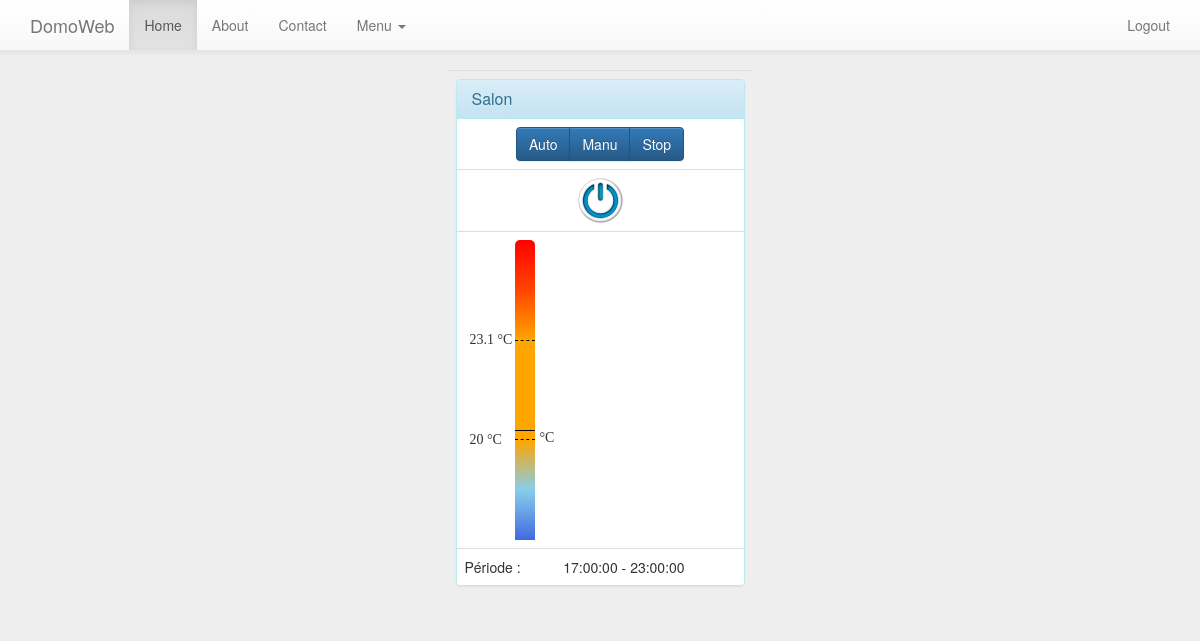
Page /index.php (signed in) on the committed database.
### tables this page shows
CREATE TABLE "mode" ("id" INTEGER PRIMARY KEY  AUTOINCREMENT  NOT NULL  UNIQUE , "libelle" VARCHAR, "cons" FLOAT, "max" FLOAT);

CREATE TABLE "periode" ("id" INTEGER PRIMARY KEY  AUTOINCREMENT  NOT NULL  UNIQUE , "jour" VARCHAR, "dateDebut" DATETIME, "dateFin" DATETIME, "heureDebut" DATETIME, "heureFin" DATETIME, "modeId" INTEGER);

### service/DataService.php (called while the page is built, shortened)
<?php
include_once $_SERVER ['DOCUMENT_ROOT'] . '/dao/ModeDAO.php';
include_once $_SERVER ['DOCUMENT_ROOT'] . '/dao/PeriodeDAO.php';
class DataService {
	private $periodeDao;
	private $modeDao;
	function __construct($connexion) {
		$this->periodeDao = new PeriodeDAO ( $connexion );
		$this->modeDao = new ModeDAO ( $connexion );
	}
	function getCurrentPeriode() {
		$response = array (
				'result' => 'success'
		);
		try {
			return $this->periodeDao->getCurrent ();
		} catch ( PDOException $e ) {
			$response ['result'] = 'error';
			$errorsMsgs = array ();
			$errorsMsgs ["exception"] = $e->getMessage ();
			$errors = array (
					'errorsMsgs' => $errorsMsgs
			);
			$response ['errors'] = $errors;
		}
	}
	function getModeById($modeId) {
		$response = array (
				'result' => 'success'
		);
		try {
			return $this->modeDao->getModeById ( $modeId );
		} catch ( PDOException $e ) {
			$response ['result'] = 'error';
			$errorsMsgs = array ();
			$errorsMsgs ["exception"] = $e->getMessage ();
			$errors = array (
					'errorsMsgs' => $errorsMsgs
			);
			$response ['errors'] = $errors;
		}
	}
}
?>

### dao/GenericDAO.php (called while the page is built, shortened)
<?php
class GenericDAO {
	function __construct($connexion){
		$this->connexion=$connexion;
	}
}
?>

### dao/PeriodeDAO.php (called while the page is built, shortened)
<?php
include_once $_SERVER ['DOCUMENT_ROOT'] . '/dao/GenericDAO.php';
include_once $_SERVER ['DOCUMENT_ROOT'] . '/bo/Periode.php';
class PeriodeDAO extends GenericDAO {
	function getCurrent() {
		$periode = null;
		$queryString = "select * from (";
		$queryString .= " SELECT * FROM periode p where ";
		$queryString .= " ((p.dateDebut <= date('now') and p.dateFin >= date('now'))     and p.heureDebut <= time('now', 'localtime') and p.heureFin > time('now', 'localtime')) ";
		$queryString .= " or ";
		$queryString .= " (p.jour = strftime('%w') and p.heureDebut <= time('now', 'localtime') and p.heureFin > time('now', 'localtime')) ";
		$queryString .= " order by  p.dateDebut desc, p.dateFin asc ";
		$queryString .= " ) limit 1 ";
		$stmt = $this->connexion->prepare ( $queryString );
		$stmt->execute ();
		$stmt->setFetchMode ( PDO::FETCH_OBJ );
		$ligne = $stmt->fetch ();
		if ($ligne) {
			$periode = new Periode ( $ligne->id, $ligne->jour, $ligne->dateDebut, $ligne->dateFin, $ligne->heureDebut, $ligne->heureFin, $ligne->modeId );
		}
		return $periode;
	}
}
?>

### bo/Periode.php (called while the page is built, shortened)
<?php
include_once $_SERVER['DOCUMENT_ROOT'].'/bo/Mode.php';
class Periode
{
	function __construct($id,$jour,$dateDebut,$dateFin,$heureDebut,$heureFin,$modeId) {
		$this->heureDebut=$heureDebut;
		$this->heureFin=$heureFin;
		$this->modeId=$modeId;
	}
}
?>

### dao/ModeDAO.php (called while the page is built, shortened)
<?php
include_once $_SERVER ['DOCUMENT_ROOT'] . '/dao/GenericDAO.php';
include_once $_SERVER ['DOCUMENT_ROOT'] . '/bo/Mode.php';
class ModeDAO extends GenericDAO {
	function getModeById($modeId) {
		$queryString = "SELECT * FROM mode m where m.id = :id";
		$stmt = $this->connexion->prepare ( $queryString );
		$stmt->execute ( array (
				'id' => $modeId
		) );
		$stmt->setFetchMode ( PDO::FETCH_OBJ );
		$ligne = $stmt->fetch ();
		if ($ligne) {
			$mode = new Mode ( $ligne->id, $ligne->libelle, $ligne->cons, $ligne->max );
		}
		return $mode;
	}
}
?>

### bo/Mode.php (called while the page is built, shortened)
<?php
class Mode{
	function __construct($id,$libelle,$cons,$max){
		$this->cons=$cons;
		$this->max=$max	;
	}
}
?>

### index.php (the view, shortened to what this page needs)
<!DOCTYPE html>
<html>
<head>
		<?php include $_SERVER ['DOCUMENT_ROOT'] . '/include/header.php'; ?>
</head>
<body>
<?php include_once $_SERVER ['DOCUMENT_ROOT'] . '/include/navbar.php'; ?>
<div id="main">
<?php
$currentPeriode = $dataService->getCurrentPeriode ();
$currentMode = null;
if ($currentPeriode != null){
	$currentMode = $dataService->getModeById ( $currentPeriode->modeId );
}
?>
<table class="table"  style="margin: auto; max-width: 305px;">
<tbody>
	<tr>
		<td>
			<div class="panel panel-info">
				<div class="panel-heading">
					<h3 class="panel-title">Salon</h3>
				</div>
					<table class="table table-hover">
					<tbody>
						<tr>
							<td colspan="2" style="text-align: center;">
								<div class="btn-group" data-toggle="buttons">
								    <label id="poeleConfigAuto" class="btn btn-primary">
								        <input type="radio" name="poeleConfig" value="AUTO">Auto
								    </label>
								    <label id="poeleConfigManu" class="btn btn-primary">
								        <input type="radio" name="poeleConfig" value="MANU">Manu
								    </label>
								    <label id="poeleConfigStop" class="btn btn-primary">
								        <input type="radio" name="poeleConfig" value="STOP">Stop
								    </label>
								</div>
							</td>
						</tr>
						<tr>
							<td colspan="2" style="text-align: center">
								<img id="poelePowerButton" src="/img/power-blue1.png" width="45px" style="cursor: pointer">
							</td>
						</tr>
						<tr>
							<td colspan="2">
								<?php if ($currentPeriode != null){?>
								<div>
									<div style="position: relative; left : 50px;">
										<div style="background: -webkit-linear-gradient( top, red, orangered ); width: 20px; height: 50px; border-top-left-radius: 5px 5px; border-top-right-radius: 5px 5px;"></div>
										<div style="background: -webkit-linear-gradient( top,  orangered, orange ); width: 20px; height: 50px;">
											<div style="position: relative; bottom: -40px; right: 45px; white-space: nowrap; font-family: fantasy;"><span id="maxTemp"><?=$currentMode->max ?></span> °C</div>
										</div>
										<div style="background: -webkit-linear-gradient( top, orange, orange ); width: 20px; height: 100px; border-top : 1px dashed black; border-bottom : 1px dashed black;">
											<div id="currentTempDiv" style=" display: inline-flex; position: relative; bottom: -74px; height: 0px;">
												<div style="width: 20px; border-bottom : 1px solid black;"></div>
												<div style="position: relative; top: -16px; left: 5px; white-space: nowrap; font-family: fantasy; "><span id="currentTemp" style="font-size: 20pt;"></span> °C</div>
											</div>
										</div>
										<div style="background: -webkit-linear-gradient( top, orange, skyblue ); width: 20px; height: 50px;">
											<div style="position: relative; top: -10px; right: 45px; white-space: nowrap; font-family: fantasy;"><span id="consTemp"><?=$currentMode->cons ?></span> °C</div>
										</div>
										<div style="background: -webkit-linear-gradient( top, skyblue, royalblue ); width: 20px; height: 50px;"></div>
									</div>
								</div>
								<?php }else{?>
								<div style="white-space: nowrap; font-family: fantasy;"><span id="currentTemp" style="font-size: 20pt;"><?=$externalService->getCurrentTemp()?></span> °C</div>
								<?php }?>
							</td>
						</tr>
						<?php if ($currentPeriode != null){?>
						<tr>
							<td>Période :</td>
							<?php if ($currentPeriode->heureDebut != null){?>
							<td><?=$currentPeriode->heureDebut?> - <?=$currentPeriode->heureFin?></td>
							<?php }else if ($currentPeriode->dateDebut != null) {?>
							<td><?=$currentPeriode->dateDebut?> - <?=$currentPeriode->dateFin?></td>
							<?php }?>
						</tr>
						<?php }?>
					</tbody>
					</table>
			</div>
		</td>
	</tr>
</tbody>
</table>
</div>
</body>
</html>

### css/main.css (style rules this page uses)
body { background-color: #eee; min-height: 2000px; }

### rows in the picture
mode: max "23.1", cons "20"
periode: heureDebut "17:00:00", heureFin "23:00:00"
